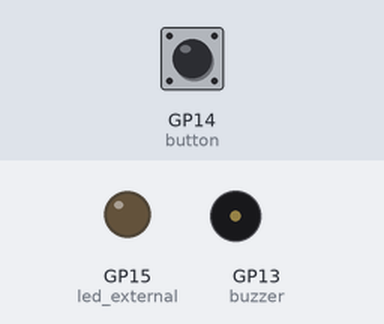
Recording of a program running on a simulated Raspberry Pi Pico running MicroPython. Parts: output pins drawn as LEDs (lit = HIGH), buzzer (waves = sounding). The inputs (shaded band) are chosen by the test bench; at power-on: GP14 (button) LOW. Random numbers come from a fixed seed.

Above: at 1.2 s.
1.3 s: GP14 (button) pulled HIGH for 0.15 s
At 1.9 s:
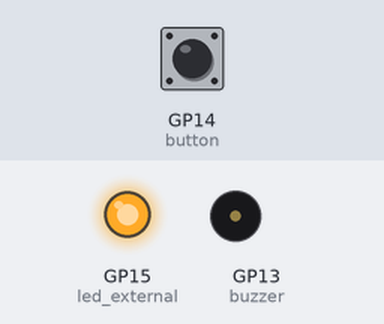
4.4 s: GP14 (button) pulled HIGH for 1 s
At 7.2 s:
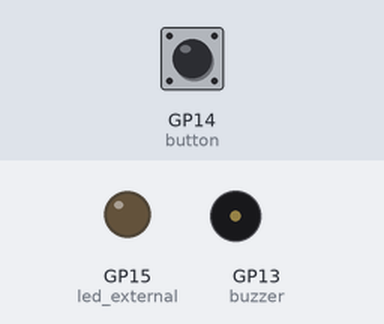
7.8 s: GP14 (button) pulled HIGH for 3.2 s
At 9.2 s:
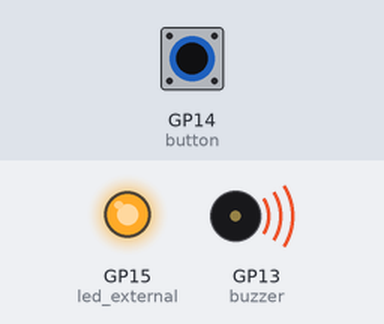
Timing chart, 0 to 14.6 s (numbered marks = the images above; inputs shaded):
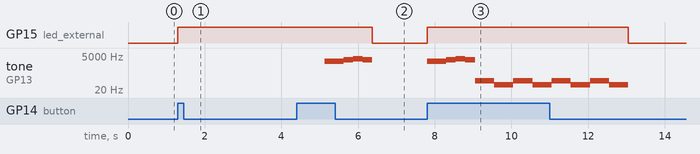

The program:

noise_maker.py
```python
import machine
import utime
import random

led_external = machine.Pin(15, machine.Pin.OUT)
buzzer = machine.Pin(13, machine.Pin.OUT)
button = machine.Pin(14, machine.Pin.IN, machine.Pin.PULL_DOWN)
pwm = machine.PWM(buzzer)
pwm.freq(3000)

B0  = 31
C1  = 33
CS1 = 35
D1  = 37
DS1 = 39
E1  = 41
F1  = 44
FS1 = 46
G1  = 49
GS1 = 52
A1  = 55
AS1 = 58
B1  = 62
C2  = 65
CS2 = 69
D2  = 73
DS2 = 78
E2  = 82
F2  = 87
FS2 = 93
G2  = 98
GS2 = 104
A2  = 110
AS2 = 117
B2  = 123
C3  = 131
CS3 = 139
D3  = 147
DS3 = 156
E3  = 165
F3  = 175
FS3 = 185
G3  = 196
GS3 = 208
A3  = 220
AS3 = 233
B3  = 247
C4  = 262
C7  = 2093
CS7 = 2217
D7  = 2349
DS7 = 2489
E7  = 2637
F7  = 2794
FS7 = 2960
G7  = 3136
GS7 = 3322
A7  = 3520
AS7 = 3729
B7  = 3951

def tune():
    notes = [C7, CS7, E7, G7, E7]
    for note in notes:
        pwm.freq(note)
        utime.sleep(0.25)

def siren():
    for n in range(C3, C7, 50):
        pwm.freq(n)
        utime.sleep(0.005)

def siren2():
    for n in range(C7, C3, -25):
        pwm.freq(n)
        utime.sleep(0.005)

def low():
    notes = [FS2, FS1, FS2, FS1]
    for note in notes:
        pwm.freq(note)
        utime.sleep(0.5)

def white_noise():
    for n in range(100):
        pwm.freq(random.randint(50, 3000))
        utime.sleep(0.001)

noises = [(tune, 1), (siren, 20), (siren2, 10), (low,2), (white_noise, 4)]

while True:
    if button.value() == 1:
        led_external.value(1)
        pwm.duty_u16(32768)
        noise, max_rep = random.choice(noises)
        for n in range(random.randint(1, max_rep)):
            noise()
        #white_noise()
        pwm.duty_u16(0)
        led_external.value(0)
```

Measured:
- after the input at 1.3 s, GP15 (led_external): LOW → HIGH at once
- after the input at 4.4 s, tone on GP13 (buzzer): plays 2093 Hz for 0.25 s, 2217 Hz for 0.25 s, 2637 Hz for 0.25 s, 3136 Hz for 0.25 s, 2637 Hz for 0.25 s, starting after 0.72 s
- after the input at 7.8 s, GP15 (led_external): LOW → HIGH at once, → LOW 5.3 s later; tone on GP13 (buzzer): plays 2093 Hz for 0.25 s, 2217 Hz for 0.25 s, 2637 Hz for 0.25 s, 3136 Hz for 0.25 s, 2637 Hz for 0.25 s, 93 Hz for 0.50 s … (13 notes in this stretch), starting at once
